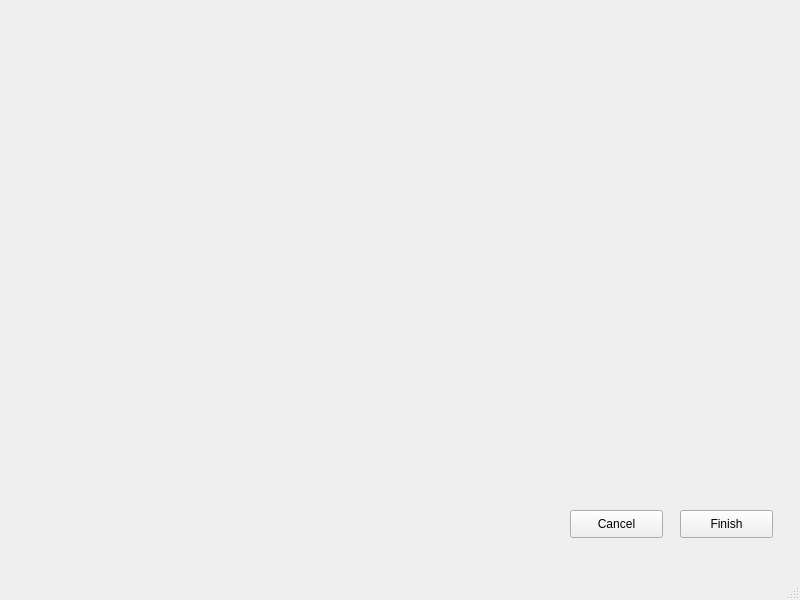
<?xml version="1.0" encoding="UTF-8"?>
<ui version="4.0">
 <class>OptionWindow</class>
 <widget class="QMainWindow" name="OptionWindow">
  <property name="geometry">
   <rect>
    <x>0</x>
    <y>0</y>
    <width>800</width>
    <height>600</height>
   </rect>
  </property>
  <property name="windowTitle">
   <string>这里是设置(●'◡'●)</string>
  </property>
  <property name="windowIcon">
   <iconset resource="testres/testres.qrc">
    <normaloff>:/test/nku.png</normaloff>:/test/nku.png</iconset>
  </property>
  <widget class="QWidget" name="centralwidget">
   <widget class="QPushButton" name="FinishBtn">
    <property name="geometry">
     <rect>
      <x>680</x>
      <y>510</y>
      <width>93</width>
      <height>28</height>
     </rect>
    </property>
    <property name="text">
     <string>Finish</string>
    </property>
   </widget>
   <widget class="QPushButton" name="CancelBtn">
    <property name="geometry">
     <rect>
      <x>570</x>
      <y>510</y>
      <width>93</width>
      <height>28</height>
     </rect>
    </property>
    <property name="text">
     <string>Cancel</string>
    </property>
   </widget>
  </widget>
  <widget class="QMenuBar" name="menubar">
   <property name="geometry">
    <rect>
     <x>0</x>
     <y>0</y>
     <width>800</width>
     <height>26</height>
    </rect>
   </property>
  </widget>
  <widget class="QStatusBar" name="statusbar"/>
 </widget>
 <resources>
  <include location="testres/testres.qrc"/>
 </resources>
 <connections/>
</ui>
